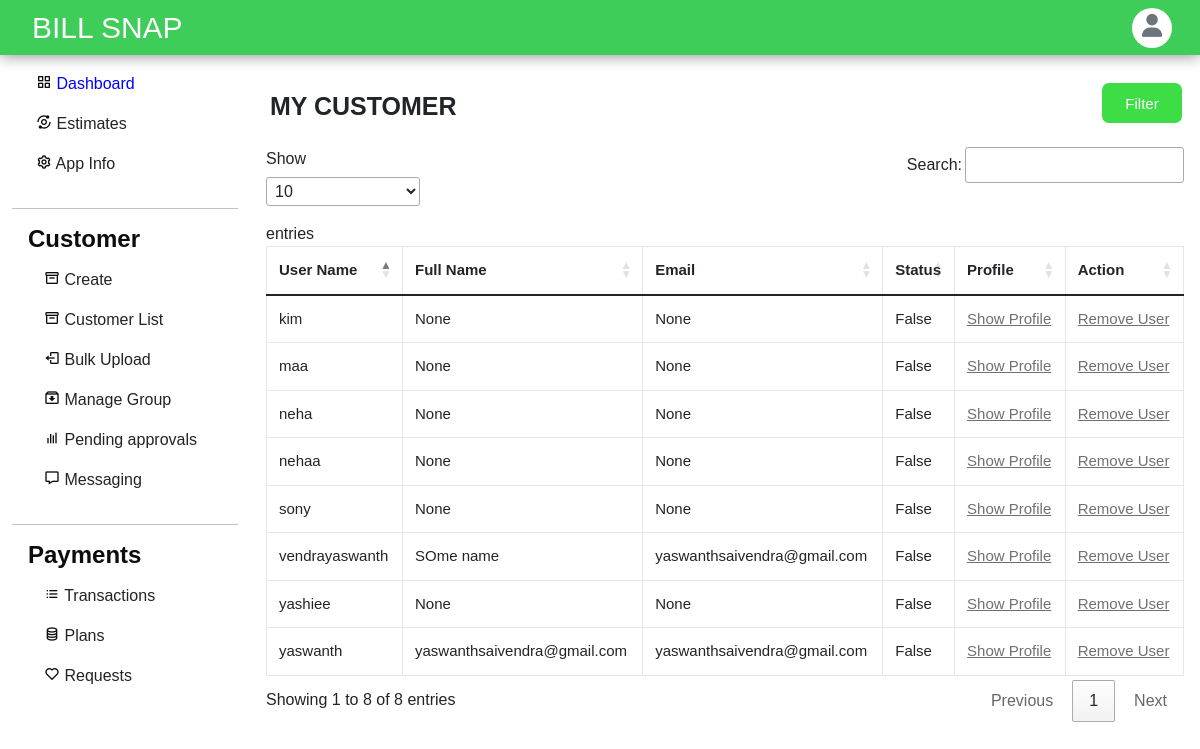
/apps/helo/customerlist/ (signed in), run on the app's committed database.
### accounts/models.py (models this page shows, shortened)
class Profile(models.Model):
    user = models.OneToOneField(User, on_delete=models.CASCADE, related_name='profile')
    apps=models.ManyToManyField(applists,related_name='apps')
    status = models.CharField(choices=status_choices, max_length=20, default='c')
    full_name = models.CharField(max_length=100, blank=True, null=True)
    utility_name = models.CharField(max_length=200, null=True, blank=True)
    utility_short_name= models.CharField(max_length=50, null=True, blank=True)
    utility_state= models.CharField(max_length=50, null=True, blank=True)
    utility_district= models.CharField(max_length=50, null=True, blank=True)
    utility_country= models.CharField(max_length=50, null=True, blank=True)
    utility_postalcode= models.CharField(max_length=20, null=True, blank=True)
    utility_address=models.TextField(max_length=200, null=True, blank=True)
    contact_person= models.CharField(max_length=200, null=True, blank=True)
    contact_email = models.EmailField(max_length=50, null=True, blank=True)
    contact_phnum = models.CharField(max_length=15, null=True, blank=True)
    contact_mobile= models.CharField(max_length=15, null=True, blank=True)
    contact_designation= models.CharField(max_length=100, null=True, blank=True)
    contact_landline= models.CharField(max_length=20, null=True, blank=True)
    emergency_person=models.CharField(max_length=200, null=True, blank=True)
    emergency_altperson=models.CharField(max_length=200, null=True, blank=True)
    emergency_mobile=models.CharField(max_length=200, null=True, blank=True)
    emergency_altmobile=models.CharField(max_length=200, null=True, blank=True)
    emergency_officeaddress=models.TextField(max_length=200,null=True,blank=True)
    emergency_altofficeaddress=models.TextField(max_length=200,null=True,blank=True)
    info_created_at = models.DateTimeField(auto_now_add=True)
    info_updated_at = models.DateTimeField(auto_now=True)
    se_coins= models.IntegerField(null=True, default=999, blank=True)
    slug = models.SlugField(max_length=200, editable=False, null=True, blank=True)
    admin=models.BooleanField(default=False)
    plans = models.ManyToManyField(Plan)
    plan_active = models.BooleanField(default=False)
    paid = models.BooleanField(default=False)

### dashboard/views.py (the view)
# urls.py: path('customerlist/',views.customerlist,name='customerlist'),
@login_required
def customerlist(request,slug):
    app=applists.objects.get(slug=slug)
    details = Profile.objects.filter(apps=app)
    return render(request, 'customerlist.html', {'details':details, 'slug':slug})

### templates/customerlist.html (shortened to what this page needs)
{% load static %}
<!DOCTYPE html>
<html lang="en">
<head>
  <link href="https://cdn.jsdelivr.net/npm/bootstrap@5.1.3/dist/css/bootstrap.min.css" rel="stylesheet"
 />
  <link href='https://unpkg.com/boxicons@2.0.7/css/boxicons.min.css' rel='stylesheet'>
  <link rel="stylesheet" href="https://cdnjs.cloudflare.com/ajax/libs/font-awesome/6.1.1/css/all.min.css" />
  <link rel="stylesheet" href="{% static 'assets/styles.css'%}">
  <link rel="stylesheet" href="https://cdn.datatables.net/1.10.19/css/jquery.dataTables.min.css">
</head>
<body>
  {% include "dashnav.html" %}
  <div class="main mx-auto">
    <div class="row">
      {% include "dashsidebar.html" %}
      <div class="col-md-7 flex-md-fill">
        <div class="col right" id="customer-list">
          <div class="d-flex align-items-center justify-content-between">
            <h2 class="ps-1 pt-3" id="pspt">MY CUSTOMER</h2><br>
            <button id="show" class="button button1 ">Filter</button>
          </div>
          <div class="my-3 w-100">
            <table class="table table-bordered w-100" id='table_filter'>
              <thead>
                <tr>
                  <th>User Name</th>
                  <th>Full Name</th>
                  <th>Email</th>
                  <th>Status</th>
                  <th>Profile</th>
                  <th>Action</th>
                </tr>
              </thead>
              <tbody>
                {% for i in details %}
                <tr>
                  <td>{{ i.user}}</td>
                  <td>{{ i.full_name}}</td>
                  <td>{{ i.contact_email}}</td>
                  <td>{{ i.paid}}</td>
                  <td>
                    <a class='w3-button w3-small w3-round w3-green'
                      href="{% url 'accounts:show-profile' slug=slug userslug=i.user %}">Show Profile</a>
                  </td>
                  <td>
                    <a class='w3-button w3-small w3-round w3-red' href="{% url 'remove-customer' slug i.user %}">Remove
                      User</a>
                  </td>
                </tr>
                {%endfor%}
              </tbody>
            </table>
          </div>
          <br>
        </div>
      </div>
    </div>
  </div>
</body>
</html>

### static/assets/styles.css (style rules this page uses)
body { background: white; }
button { height: 50px; }
html, body { height: 100%; }
body { background: #e5e5e566; }
.main { padding-top: 55px; width: 100%; height: 100%; justify-content: flex-start; max-height: 100vh; }
.right { padding-left: 1rem; padding-right: 1rem; min-height: calc(100vh - 60px); overflow-x: hidden; }
@media (min-width: 767px) { .main { top: 55px; } }
#pspt { font-size: 25px; }
* { box-sizing: border-box; }
#table_filter { border-collapse: collapse; width: 100%; border: 1px solid #ddd; font-family: "Gill Sans", "Gill Sans MT", Calibri, "Trebuchet MS", sans-serif; font-size: 15px; }
#table_filter th, #table_filter td { text-align: left; padding: 12px; }
#table_filter tr { border-bottom: 1px solid #ddd; }
.button { border: none; color: white; padding: 10px 10px; text-align: center; text-decoration: none; display: inline-block; font-size: 10px; margin: 4px 2px; cursor: pointer; }
.right { padding-left: 1rem; padding-right: 1rem; min-height: calc(100vh - 100px); overflow-x: hidden; }
.button1 { background-color: #3dde45; border-radius: 7px; float: right; width: 80px; height: 40px; border: none; color: white; padding: 10px 10px; text-align: center; text-decoration: none; display: inline-block; font-size: 15px; margin: 4px 2px; cursor: pointer; }
body { font-family: Arial, Helvetica, sans-serif; }
body { margin-top: 20px; background: #f5f5f5; }
h1, h2, h3, h4, h5, h6 { margin: 0 0 10px; font-weight: 600; }
a { color: #707070; }
body { margin-top: 20px; }
.table-bordered th, .table-bordered td { border: 1px solid #e7e7e7; }
body { margin-top: 20px; background: white; }
body { overflow-x: hidden; }

### data on the page
Profile: user "yaswanth", full_name "yaswanthsaivendra@gmail.com", contact_email "yaswanthsaivendra@gmail.com", paid "False"
Profile: user "neha", full_name "None", contact_email "None", paid "False"
Profile: user "yashiee", full_name "None", contact_email "None", paid "False"
Profile: user "vendrayaswanth", full_name "SOme name", contact_email "yaswanthsaivendra@gmail.com", paid "False"
Profile: user "nehaa", full_name "None", contact_email "None", paid "False"
Profile: user "maa", full_name "None", contact_email "None", paid "False"
Profile: user "kim", full_name "None", contact_email "None", paid "False"
Profile: user "sony", full_name "None", contact_email "None", paid "False"
